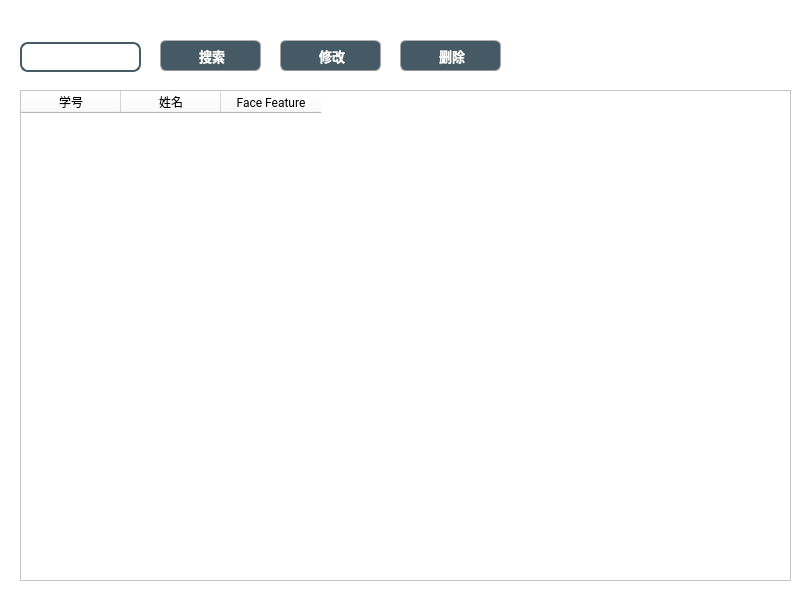
<?xml version="1.0" encoding="UTF-8"?>
<ui version="4.0">
 <class>CheckInRecordForm</class>
 <widget class="QWidget" name="CheckInRecordForm">
  <property name="geometry">
   <rect>
    <x>0</x>
    <y>0</y>
    <width>800</width>
    <height>600</height>
   </rect>
  </property>
  <property name="windowTitle">
   <string>Form</string>
  </property>
  <property name="styleSheet">
   <string notr="true">background-color: rgb(255, 255, 255);</string>
  </property>
  <widget class="QPushButton" name="pushButton_search">
   <property name="geometry">
    <rect>
     <x>160</x>
     <y>40</y>
     <width>101</width>
     <height>31</height>
    </rect>
   </property>
   <property name="font">
    <font>
     <family>等线</family>
     <pointsize>10</pointsize>
     <weight>75</weight>
     <bold>true</bold>
    </font>
   </property>
   <property name="styleSheet">
    <string notr="true">QPushButton{
	
	color: rgb(255, 255, 255);
	border-width: 1px;
	border-radius: 6px;
	border-bottom-color: rgb(150,150,150);
	border-right-color: rgb(165,165,165);
	border-left-color: rgb(165,165,165);
	border-top-color: rgb(180,180,180);
	border-style: solid;
	padding: 4px;
	background-color: rgb(69, 90, 100);
}
QPushButton:hover{
	color: rgb(255, 255, 255);
	border-width: 1px;
	border-radius:6px;
	border-top-color: rgb(255,150,60);
	border-right-color: qlineargradient(spread:pad, x1:0, y1:1, x2:1, y2:0, stop:0 rgba(200, 70, 20, 255), stop:1 rgba(255,150,60, 255));
	border-left-color:  qlineargradient(spread:pad, x1:1, y1:0, x2:0, y2:0, stop:0 rgba(200, 70, 20, 255), stop:1 rgba(255,150,60, 255));
	border-bottom-color: rgb(200,70,20);
	border-style: solid;
	padding: 2px;
	background-color: rgb(69, 90, 100);
}
QPushButton:default{
	color: rgb(255, 255, 255);
	border-width: 1px;
	border-radius:6px;
	border-top-color: rgb(255,150,60);
	border-right-color: qlineargradient(spread:pad, x1:0, y1:1, x2:1, y2:0, stop:0 rgba(200, 70, 20, 255), stop:1 rgba(255,150,60, 255));
	border-left-color:  qlineargradient(spread:pad, x1:1, y1:0, x2:0, y2:0, stop:0 rgba(200, 70, 20, 255), stop:1 rgba(255,150,60, 255));
	border-bottom-color: rgb(200,70,20);
	border-style: solid;
	padding: 2px;
	background-color: qlineargradient(spread:pad, x1:0.5, y1:1, x2:0.5, y2:0, stop:0 rgba(220, 220, 220, 255), stop:1 rgba(255, 255, 255, 255));
}
QPushButton:pressed{
	color: rgb(255, 255, 255);
	border-width: 1px;
	border-radius: 6px;
	border-width: 1px;
	border-top-color: rgba(255,150,60,200);
	border-right-color: qlineargradient(spread:pad, x1:0, y1:1, x2:1, y2:0, stop:0 rgba(200, 70, 20, 255), stop:1 rgba(255,150,60, 200));
	border-left-color:  qlineargradient(spread:pad, x1:1, y1:0, x2:0, y2:0, stop:0 rgba(200, 70, 20, 255), stop:1 rgba(255,150,60, 200));
	border-bottom-color: rgba(200,70,20,200);
	border-style: solid;
	padding: 2px;
	
	background-color: rgb(129, 156, 169);
	
}</string>
   </property>
   <property name="text">
    <string> 搜索</string>
   </property>
   <property name="icon">
    <iconset resource="resource.qrc">
     <normaloff>:/icon/pic/search.png</normaloff>:/icon/pic/search.png</iconset>
   </property>
  </widget>
  <widget class="QPushButton" name="pushButton_modify">
   <property name="geometry">
    <rect>
     <x>280</x>
     <y>40</y>
     <width>101</width>
     <height>31</height>
    </rect>
   </property>
   <property name="font">
    <font>
     <family>等线</family>
     <pointsize>10</pointsize>
     <weight>75</weight>
     <bold>true</bold>
    </font>
   </property>
   <property name="styleSheet">
    <string notr="true">QPushButton{
	
	color: rgb(255, 255, 255);
	border-width: 1px;
	border-radius: 6px;
	border-bottom-color: rgb(150,150,150);
	border-right-color: rgb(165,165,165);
	border-left-color: rgb(165,165,165);
	border-top-color: rgb(180,180,180);
	border-style: solid;
	padding: 4px;
	background-color: rgb(69, 90, 100);
}
QPushButton:hover{
	color: rgb(255, 255, 255);
	border-width: 1px;
	border-radius:6px;
	border-top-color: rgb(255,150,60);
	border-right-color: qlineargradient(spread:pad, x1:0, y1:1, x2:1, y2:0, stop:0 rgba(200, 70, 20, 255), stop:1 rgba(255,150,60, 255));
	border-left-color:  qlineargradient(spread:pad, x1:1, y1:0, x2:0, y2:0, stop:0 rgba(200, 70, 20, 255), stop:1 rgba(255,150,60, 255));
	border-bottom-color: rgb(200,70,20);
	border-style: solid;
	padding: 2px;
	background-color: rgb(69, 90, 100);
}
QPushButton:default{
	color: rgb(255, 255, 255);
	border-width: 1px;
	border-radius:6px;
	border-top-color: rgb(255,150,60);
	border-right-color: qlineargradient(spread:pad, x1:0, y1:1, x2:1, y2:0, stop:0 rgba(200, 70, 20, 255), stop:1 rgba(255,150,60, 255));
	border-left-color:  qlineargradient(spread:pad, x1:1, y1:0, x2:0, y2:0, stop:0 rgba(200, 70, 20, 255), stop:1 rgba(255,150,60, 255));
	border-bottom-color: rgb(200,70,20);
	border-style: solid;
	padding: 2px;
	background-color: qlineargradient(spread:pad, x1:0.5, y1:1, x2:0.5, y2:0, stop:0 rgba(220, 220, 220, 255), stop:1 rgba(255, 255, 255, 255));
}
QPushButton:pressed{
	color: rgb(255, 255, 255);
	border-width: 1px;
	border-radius: 6px;
	border-width: 1px;
	border-top-color: rgba(255,150,60,200);
	border-right-color: qlineargradient(spread:pad, x1:0, y1:1, x2:1, y2:0, stop:0 rgba(200, 70, 20, 255), stop:1 rgba(255,150,60, 200));
	border-left-color:  qlineargradient(spread:pad, x1:1, y1:0, x2:0, y2:0, stop:0 rgba(200, 70, 20, 255), stop:1 rgba(255,150,60, 200));
	border-bottom-color: rgba(200,70,20,200);
	border-style: solid;
	padding: 2px;
	
	background-color: rgb(129, 156, 169);
	
}</string>
   </property>
   <property name="text">
    <string> 修改</string>
   </property>
   <property name="icon">
    <iconset resource="resource.qrc">
     <normaloff>:/icon/pic/change.png</normaloff>:/icon/pic/change.png</iconset>
   </property>
  </widget>
  <widget class="QTableWidget" name="tableWidget">
   <property name="geometry">
    <rect>
     <x>20</x>
     <y>90</y>
     <width>771</width>
     <height>491</height>
    </rect>
   </property>
   <property name="font">
    <font>
     <family>等线</family>
     <pointsize>10</pointsize>
     <weight>75</weight>
     <bold>true</bold>
    </font>
   </property>
   <property name="styleSheet">
    <string notr="true"/>
   </property>
   <column>
    <property name="text">
     <string>学号</string>
    </property>
    <property name="font">
     <font>
      <family>Roboto</family>
     </font>
    </property>
    <property name="textAlignment">
     <set>AlignCenter</set>
    </property>
   </column>
   <column>
    <property name="text">
     <string>姓名</string>
    </property>
    <property name="font">
     <font>
      <family>Roboto</family>
      <underline>false</underline>
     </font>
    </property>
    <property name="textAlignment">
     <set>AlignCenter</set>
    </property>
   </column>
   <column>
    <property name="text">
     <string>Face Feature</string>
    </property>
    <property name="font">
     <font>
      <family>Roboto</family>
     </font>
    </property>
    <property name="textAlignment">
     <set>AlignCenter</set>
    </property>
   </column>
  </widget>
  <widget class="QPushButton" name="pushButton_delete">
   <property name="geometry">
    <rect>
     <x>400</x>
     <y>40</y>
     <width>101</width>
     <height>31</height>
    </rect>
   </property>
   <property name="font">
    <font>
     <family>等线</family>
     <pointsize>10</pointsize>
     <weight>75</weight>
     <bold>true</bold>
    </font>
   </property>
   <property name="styleSheet">
    <string notr="true">QPushButton{
	
	color: rgb(255, 255, 255);
	border-width: 1px;
	border-radius: 6px;
	border-bottom-color: rgb(150,150,150);
	border-right-color: rgb(165,165,165);
	border-left-color: rgb(165,165,165);
	border-top-color: rgb(180,180,180);
	border-style: solid;
	padding: 4px;
	background-color: rgb(69, 90, 100);
}
QPushButton:hover{
	color: rgb(255, 255, 255);
	border-width: 1px;
	border-radius:6px;
	border-top-color: rgb(255,150,60);
	border-right-color: qlineargradient(spread:pad, x1:0, y1:1, x2:1, y2:0, stop:0 rgba(200, 70, 20, 255), stop:1 rgba(255,150,60, 255));
	border-left-color:  qlineargradient(spread:pad, x1:1, y1:0, x2:0, y2:0, stop:0 rgba(200, 70, 20, 255), stop:1 rgba(255,150,60, 255));
	border-bottom-color: rgb(200,70,20);
	border-style: solid;
	padding: 2px;
	background-color: rgb(69, 90, 100);
}
QPushButton:default{
	color: rgb(255, 255, 255);
	border-width: 1px;
	border-radius:6px;
	border-top-color: rgb(255,150,60);
	border-right-color: qlineargradient(spread:pad, x1:0, y1:1, x2:1, y2:0, stop:0 rgba(200, 70, 20, 255), stop:1 rgba(255,150,60, 255));
	border-left-color:  qlineargradient(spread:pad, x1:1, y1:0, x2:0, y2:0, stop:0 rgba(200, 70, 20, 255), stop:1 rgba(255,150,60, 255));
	border-bottom-color: rgb(200,70,20);
	border-style: solid;
	padding: 2px;
	background-color: qlineargradient(spread:pad, x1:0.5, y1:1, x2:0.5, y2:0, stop:0 rgba(220, 220, 220, 255), stop:1 rgba(255, 255, 255, 255));
}
QPushButton:pressed{
	color: rgb(255, 255, 255);
	border-width: 1px;
	border-radius: 6px;
	border-width: 1px;
	border-top-color: rgba(255,150,60,200);
	border-right-color: qlineargradient(spread:pad, x1:0, y1:1, x2:1, y2:0, stop:0 rgba(200, 70, 20, 255), stop:1 rgba(255,150,60, 200));
	border-left-color:  qlineargradient(spread:pad, x1:1, y1:0, x2:0, y2:0, stop:0 rgba(200, 70, 20, 255), stop:1 rgba(255,150,60, 200));
	border-bottom-color: rgba(200,70,20,200);
	border-style: solid;
	padding: 2px;
	
	background-color: rgb(129, 156, 169);
	
}</string>
   </property>
   <property name="text">
    <string> 删除</string>
   </property>
   <property name="icon">
    <iconset resource="resource.qrc">
     <normaloff>:/icon/pic/delete (1).png</normaloff>:/icon/pic/delete (1).png</iconset>
   </property>
  </widget>
  <widget class="QLineEdit" name="lineEdit_search">
   <property name="geometry">
    <rect>
     <x>20</x>
     <y>42</y>
     <width>121</width>
     <height>30</height>
    </rect>
   </property>
   <property name="font">
    <font>
     <family>等线</family>
     <pointsize>10</pointsize>
     <weight>75</weight>
     <bold>true</bold>
    </font>
   </property>
   <property name="styleSheet">
    <string notr="true">background-color: rgb(255, 255, 255);
border: 2px solid;
border-color: rgb(69, 90, 100);
border-radius:8px;</string>
   </property>
  </widget>
 </widget>
 <resources>
  <include location="resource.qrc"/>
 </resources>
 <connections/>
</ui>
